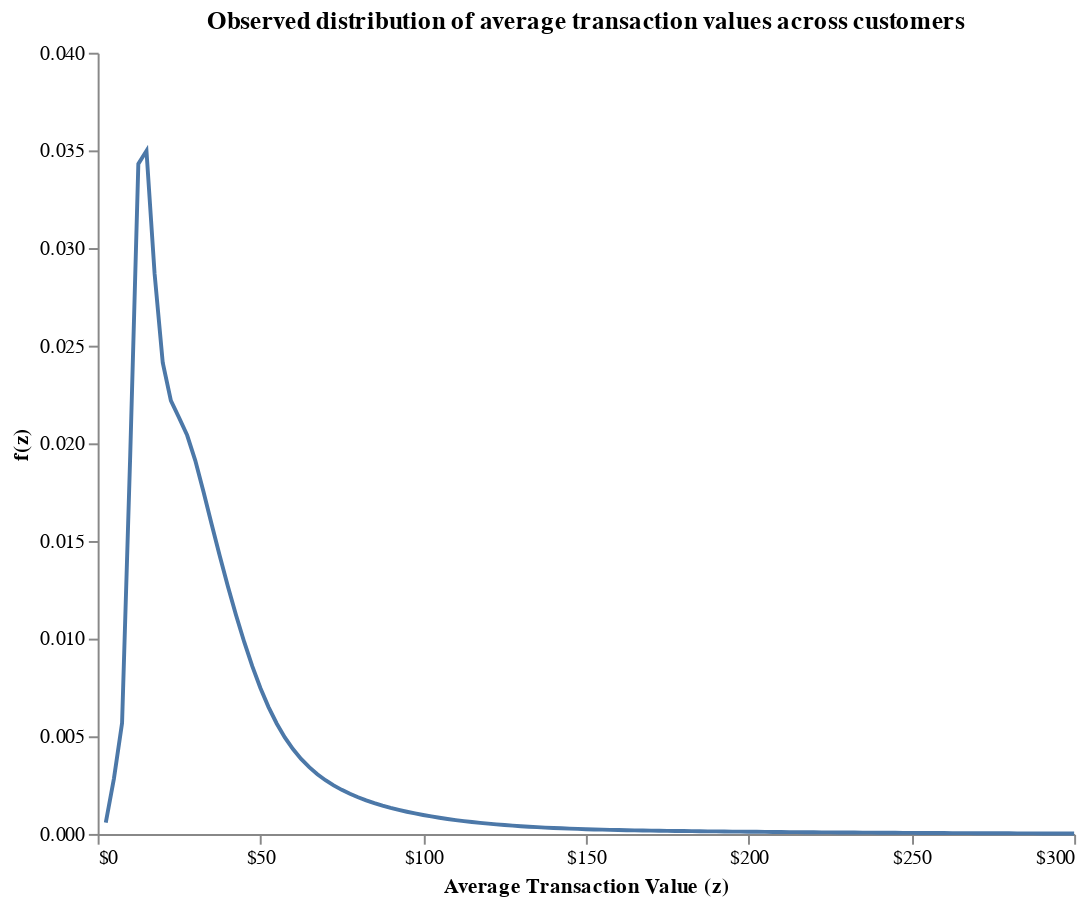

The notebook cell this image was saved under:
### Markdown cell above
The distribution of average spend per (repeat) transaction across the 946 individuals who made a repeat transaction in the calibration period. Each customer’s average
is computed across a (typically very) small number of transactions.

### Code cell
act_dist_plot = (
    alt.Chart(pl.DataFrame({'Average Transaction Value (z)': m, 'f(z)': f}))
    .mark_line().encode(
        x=alt.X('Average Transaction Value (z)', axis=alt.Axis(values=np.arange(0, 301, 50), labelExpr='"$"+datum.value')),
        y=alt.Y('f(z)', scale=alt.Scale(domain=[0, 0.04]))
    )
)

act_dist_plot.properties(
            width=500,
            height=400,
            title='Observed distribution of average transaction values across customers'
).configure_view(stroke=None).configure_axisY(grid=False).configure_axisX(grid=False)

### Figure 1 — Vega-Lite specification as saved in the notebook (floating-point values rounded to 4 significant figures)
{"$schema": "https://vega.github.io/schema/vega-lite/v5.20.1.json", "config": {"axisX": {"grid": false}, "axisY": {"grid": false}, "view": {"continuousHeight": 300, "continuousWidth": 300, "stroke": null}}, "data": {"name": "data-03be1b3f07ad9cf7bcb5e3c56a9f437f"}, "datasets": {"data-03be1b3f07ad9cf7bcb5e3c56a9f437f": [{"Average Transaction Value (z)": 2.5, "f(z)": 0.000575}, {"Average Transaction Value (z)": 5, "f(z)": 0.002833}, {"Average Transaction Value (z)": 7.5, "f(z)": 0.005674}, {"Average Transaction Value (z)": 10, "f(z)": 0.01936}, {"Average Transaction Value (z)": 12.5, "f(z)": 0.03431}, {"Average Transaction Value (z)": 15, "f(z)": 0.03498}, {"Average Transaction Value (z)": 17.5, "f(z)": 0.02868}, {"Average Transaction Value (z)": 20, "f(z)": 0.02413}, {"Average Transaction Value (z)": 22.5, "f(z)": 0.02219}, {"Average Transaction Value (z)": 25, "f(z)": 0.02132}, {"Average Transaction Value (z)": 27.5, "f(z)": 0.02041}, {"Average Transaction Value (z)": 30, "f(z)": 0.01912}, {"Average Transaction Value (z)": 32.5, "f(z)": 0.01754}, {"Average Transaction Value (z)": 35, "f(z)": 0.01587}, {"Average Transaction Value (z)": 37.5, "f(z)": 0.01424}, {"Average Transaction Value (z)": 40, "f(z)": 0.01269}, {"Average Transaction Value (z)": 42.5, "f(z)": 0.01121}, {"Average Transaction Value (z)": 45, "f(z)": 0.009842}, {"Average Transaction Value (z)": 47.5, "f(z)": 0.008589}, {"Average Transaction Value (z)": 50, "f(z)": 0.00747}, {"Average Transaction Value (z)": 52.5, "f(z)": 0.006493}, {"Average Transaction Value (z)": 55, "f(z)": 0.005655}, {"Average Transaction Value (z)": 57.5, "f(z)": 0.004944}, {"Average Transaction Value (z)": 60, "f(z)": 0.004345}, {"Average Transaction Value (z)": 62.5, "f(z)": 0.003842}, {"Average Transaction Value (z)": 65, "f(z)": 0.003417}, {"Average Transaction Value (z)": 67.5, "f(z)": 0.003057}, {"Average Transaction Value (z)": 70, "f(z)": 0.00275}, {"Average Transaction Value (z)": 72.5, "f(z)": 0.002485}, {"Average Transaction Value (z)": 75, "f(z)": 0.002255}, {"Average Transaction Value (z)": 77.5, "f(z)": 0.002054}, {"Average Transaction Value (z)": 80, "f(z)": 0.001877}, {"Average Transaction Value (z)": 82.5, "f(z)": 0.00172}, {"Average Transaction Value (z)": 85, "f(z)": 0.001579}, {"Average Transaction Value (z)": 87.5, "f(z)": 0.001451}, {"Average Transaction Value (z)": 90, "f(z)": 0.001336}, {"Average Transaction Value (z)": 92.5, "f(z)": 0.001232}, {"Average Transaction Value (z)": 95, "f(z)": 0.001136}, {"Average Transaction Value (z)": 97.5, "f(z)": 0.001049}, {"Average Transaction Value (z)": 100, "f(z)": 0.0009688}, {"Average Transaction Value (z)": 102.5, "f(z)": 0.0008954}, {"Average Transaction Value (z)": 105, "f(z)": 0.000828}, {"Average Transaction Value (z)": 107.5, "f(z)": 0.0007662}, {"Average Transaction Value (z)": 110, "f(z)": 0.0007095}, {"Average Transaction Value (z)": 112.5, "f(z)": 0.0006575}, {"Average Transaction Value (z)": 115, "f(z)": 0.0006098}, {"Average Transaction Value (z)": 117.5, "f(z)": 0.0005661}, {"Average Transaction Value (z)": 120, "f(z)": 0.000526}, {"Average Transaction Value (z)": 122.5, "f(z)": 0.0004892}, {"Average Transaction Value (z)": 125, "f(z)": 0.0004556}, {"Average Transaction Value (z)": 127.5, "f(z)": 0.0004247}, {"Average Transaction Value (z)": 130, "f(z)": 0.0003965}, {"Average Transaction Value (z)": 132.5, "f(z)": 0.0003706}, {"Average Transaction Value (z)": 135, "f(z)": 0.000347}, {"Average Transaction Value (z)": 137.5, "f(z)": 0.0003254}, {"Average Transaction Value (z)": 140, "f(z)": 0.0003057}, {"Average Transaction Value (z)": 142.5, "f(z)": 0.0002878}, {"Average Transaction Value (z)": 145, "f(z)": 0.0002714}, {"Average Transaction Value (z)": 147.5, "f(z)": 0.0002566}, {"Average Transaction Value (z)": 150, "f(z)": 0.000243}, {"Average Transaction Value (z)": 152.5, "f(z)": 0.0002307}, {"Average Transaction Value (z)": 155, "f(z)": 0.0002196}, {"Average Transaction Value (z)": 157.5, "f(z)": 0.0002094}, {"Average Transaction Value (z)": 160, "f(z)": 0.0002}, {"Average Transaction Value (z)": 162.5, "f(z)": 0.0001915}, {"Average Transaction Value (z)": 165, "f(z)": 0.0001837}, {"Average Transaction Value (z)": 167.5, "f(z)": 0.0001765}, {"Average Transaction Value (z)": 170, "f(z)": 0.0001698}, {"Average Transaction Value (z)": 172.5, "f(z)": 0.0001636}, {"Average Transaction Value (z)": 175, "f(z)": 0.0001578}, {"Average Transaction Value (z)": 177.5, "f(z)": 0.0001523}, {"Average Transaction Value (z)": 180, "f(z)": 0.0001472}, {"Average Transaction Value (z)": 182.5, "f(z)": 0.0001422}, {"Average Transaction Value (z)": 185, "f(z)": 0.0001376}, {"Average Transaction Value (z)": 187.5, "f(z)": 0.000133}, {"Average Transaction Value (z)": 190, "f(z)": 0.0001287}, {"Average Transaction Value (z)": 192.5, "f(z)": 0.0001245}, {"Average Transaction Value (z)": 195, "f(z)": 0.0001204}, {"Average Transaction Value (z)": 197.5, "f(z)": 0.0001165}, {"Average Transaction Value (z)": 200, "f(z)": 0.0001126}, {"Average Transaction Value (z)": 202.5, "f(z)": 0.0001089}, {"Average Transaction Value (z)": 205, "f(z)": 0.0001052}, {"Average Transaction Value (z)": 207.5, "f(z)": 0.0001016}, {"Average Transaction Value (z)": 210, "f(z)": 9.812e-05}, {"Average Transaction Value (z)": 212.5, "f(z)": 9.471e-05}, {"Average Transaction Value (z)": 215, "f(z)": 9.137e-05}, {"Average Transaction Value (z)": 217.5, "f(z)": 8.812e-05}, {"Average Transaction Value (z)": 220, "f(z)": 8.494e-05}, {"Average Transaction Value (z)": 222.5, "f(z)": 8.184e-05}, {"Average Transaction Value (z)": 225, "f(z)": 7.882e-05}, {"Average Transaction Value (z)": 227.5, "f(z)": 7.588e-05}, {"Average Transaction Value (z)": 230, "f(z)": 7.302e-05}, {"Average Transaction Value (z)": 232.5, "f(z)": 7.023e-05}, {"Average Transaction Value (z)": 235, "f(z)": 6.752e-05}, {"Average Transaction Value (z)": 237.5, "f(z)": 6.489e-05}, {"Average Transaction Value (z)": 240, "f(z)": 6.234e-05}, {"Average Transaction Value (z)": 242.5, "f(z)": 5.986e-05}, {"Average Transaction Value (z)": 245, "f(z)": 5.746e-05}, {"Average Transaction Value (z)": 247.5, "f(z)": 5.513e-05}, {"Average Transaction Value (z)": 250, "f(z)": 5.288e-05}, {"Average Transaction Value (z)": 252.5, "f(z)": 5.07e-05}, {"Average Transaction Value (z)": 255, "f(z)": 4.859e-05}, {"Average Transaction Value (z)": 257.5, "f(z)": 4.655e-05}, {"Average Transaction Value (z)": 260, "f(z)": 4.458e-05}, {"Average Transaction Value (z)": 262.5, "f(z)": 4.268e-05}, {"Average Transaction Value (z)": 265, "f(z)": 4.084e-05}, {"Average Transaction Value (z)": 267.5, "f(z)": 3.907e-05}, {"Average Transaction Value (z)": 270, "f(z)": 3.737e-05}, {"Average Transaction Value (z)": 272.5, "f(z)": 3.572e-05}, {"Average Transaction Value (z)": 275, "f(z)": 3.413e-05}, {"Average Transaction Value (z)": 277.5, "f(z)": 3.261e-05}, {"Average Transaction Value (z)": 280, "f(z)": 3.114e-05}, {"Average Transaction Value (z)": 282.5, "f(z)": 2.972e-05}, {"Average Transaction Value (z)": 285, "f(z)": 2.837e-05}, {"Average Transaction Value (z)": 287.5, "f(z)": 2.706e-05}, {"Average Transaction Value (z)": 290, "f(z)": 2.58e-05}, {"Average Transaction Value (z)": 292.5, "f(z)": 2.46e-05}, {"Average Transaction Value (z)": 295, "f(z)": 2.344e-05}, {"Average Transaction Value (z)": 297.5, "f(z)": 2.233e-05}, {"Average Transaction Value (z)": 300, "f(z)": 2.126e-05}]}, "encoding": {"x": {"axis": {"labelExpr": "\"$\"+datum.value", "values": [0, 50, 100, 150, 200, 250, 300]}, "field": "Average Transaction Value (z)", "type": "quantitative"}, "y": {"field": "f(z)", "scale": {"domain": [0, 0.04]}, "type": "quantitative"}}, "height": 400, "mark": {"type": "line"}, "title": "Observed distribution of average transaction values across customers", "width": 500}
